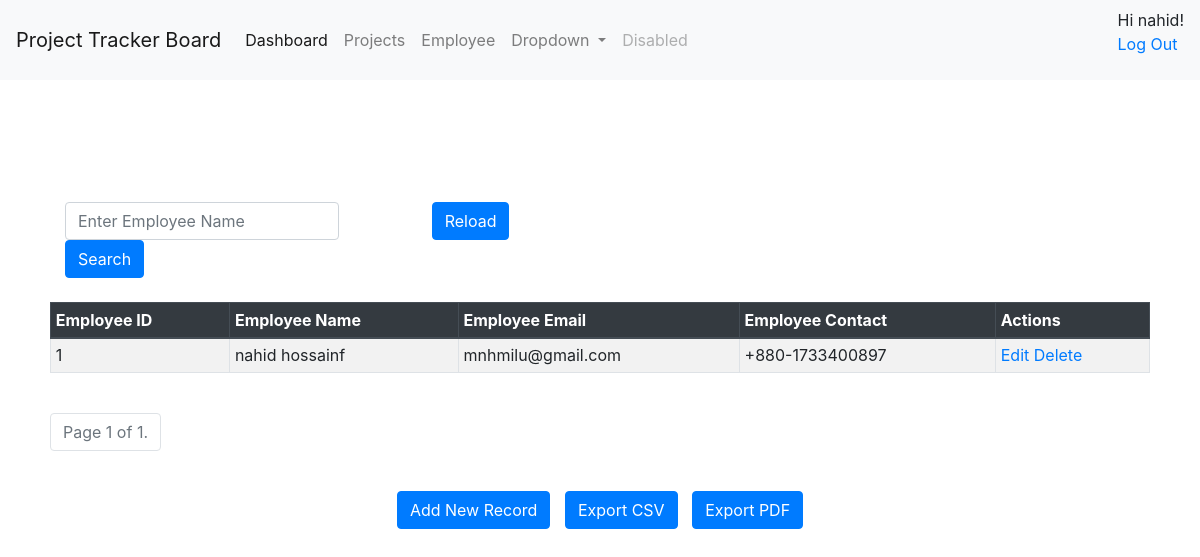
The page /employee/show (signed in) on the database its author committed.
### employee/models.py (models this page shows)
class Employee(models.Model):
    eid = models.CharField(max_length=20)
    ename = models.CharField(max_length=100)
    eemail = models.EmailField()
    econtact = models.CharField(max_length=15)
    class Meta:
        managed = True
        db_table = "employee"

### employee/views.py (the view)
# urls.py: path('employee/show',views.employee_lookup, name='employee_lookup'),
@login_required
@user_passes_test(lambda u: u.groups.filter(name='operator').exists())
def employee_lookup(request):
    ename_query = request.GET.get('ename', '')
    logger.warning("-------------> Employee lookup called")
    employees = Employee.objects.filter(ename__icontains=ename_query)
    paginator = Paginator(employees, 5)  # 10 employees per page
    page_number = request.GET.get('page')
    employees = paginator.get_page(page_number)
    return render(request, 'employee/show.html', {'employees': employees})

### employee/templates/employee/show.html (shortened to what this page needs)
{% extends "base.html" %}
{% block content %}
<div >
  <div class="container mt-5">
    <div class="row">
      <div class="col-md-4">
        <form class="form-inline" method="get">
          <div class="form-group">
            <input type="text" class="form-control" name="ename" placeholder="Enter Employee Name" value="{{ request.GET.ename }}">
          </div>
          <button type="submit" class="btn btn-primary">Search</button>
        </form>
      </div>
      <div class="col-md-2">
        <form class="form-inline" method="get" action="{% url 'reload' %}">
          <button type="submit" class="btn btn-primary">Reload</button>
        </form>
      </div>
    </div>
  </div>
<table class="table table-striped table-bordered table-sm">
  <thead class="thead-dark">
    <tr>
      <th>Employee ID</th>
      <th>Employee Name</th>
      <th>Employee Email</th>
      <th>Employee Contact</th>
      <th>Actions</th>
    </tr>
  </thead>
  <tbody>
    {% for employee in employees %}
    <tr>
      <td>{{ employee.eid }}</td>
      <td>{{ employee.ename }}</td>
      <td>{{ employee.eemail }}</td>
      <td>{{ employee.econtact }}</td>
      <td>
        <a href="/employee/edit/{{ employee.id }}"
          ><span class="glyphicon glyphicon-pencil">Edit</span></a
        >
        <a href="/employee/delete/{{ employee.id }}">Delete</a>
      </td>
    </tr>
    {% endfor %}
  </tbody>
</table>
<br />
<div class="pagination">
  <ul class="pagination justify-content-center">
    <li class="page-item disabled">
      <span class="page-link">
        Page {{ employees.number }} of {{ employees.paginator.num_pages }}.
      </span>
    </li>
  </ul>
</div>
<br />
<div style="text-align: center;">
  <a href="/employee/emp" class="btn btn-primary" style="margin-right: 10px;">Add New Record</a>
  <a href="/employee/export" class="btn btn-primary" style="margin-right: 10px;">Export CSV</a>
  <a href="/employee/exportpdf" class="btn btn-primary">Export PDF</a>
</div>
</div>
{% endblock %}

### employee/templates/base.html (shortened to what this page needs)
<!DOCTYPE html>
<html lang="en">
  <head>
    <link
      rel="stylesheet"
      href="https://maxcdn.bootstrapcdn.com/bootstrap/4.5.2/css/bootstrap.min.css"
    />
  </head>
  <body>
    <nav class="navbar navbar-expand-lg navbar-light bg-light">
      <a class="navbar-brand" href="#">Project Tracker Board</a>
      <div class="collapse navbar-collapse" id="navbarSupportedContent">
        <ul class="navbar-nav mr-auto">
          <li class="nav-item active">
            <a class="nav-link" href="/dashboard"
              >Dashboard <span class="sr-only">(current)</span></a
            >
          </li>
          <li class="nav-item">
            <a class="nav-link" href="/project/index">Projects</a>
          </li>
           {% if request.user.is_authenticated %}
          {% if request.user.groups.all.0.name == 'operator' %}
          <li class="nav-item">
            <a class="nav-link" href="/employee/show">Employee</a>
          </li>
          {% endif %}
          {% endif %}
          <li class="nav-item dropdown">
            <a
              class="nav-link dropdown-toggle"
              href="#"
              id="navbarDropdown"
              role="button"
              data-toggle="dropdown"
              aria-haspopup="true"
              aria-expanded="false"
            >
              Dropdown
            </a>
          </li>
          <li class="nav-item">
            <a class="nav-link disabled" href="#">Disabled</a>
          </li>
        </ul>
        <div>
          {% if user.is_authenticated %} Hi {{ user.username }}!
          <p><a href="{% url 'logout' %}">Log Out</a></p>
          {% else %}
          <p>You are not logged in</p>
          <a href="{% url 'login' %}">Log In</a>
          {% endif %}
        </div>
      </div>
    </nav>
    <div id="content" style="padding: 50px">
      {% block content %} {% endblock %}
    </div>
  </body>
</html>

### rows shown on the page
Employee: eid "1", ename "nahid hossainf", eemail "mnhmilu@gmail.com", econtact "+880-1733400897"

### other values the page prints
{{ user.username }} "nahid"
{{ employees.number }} "1"
{{ employees.paginator.num_pages }} "1"
